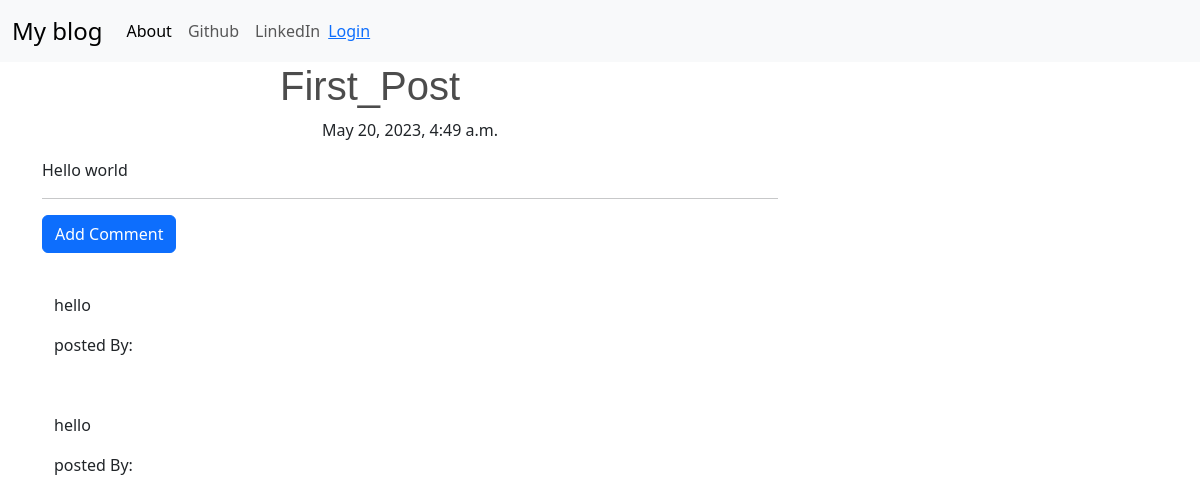
Screenshot of /post/2 with the database file from the repository.
### blog/models.py (models this page shows, shortened)
class Post(models.Model):
    author = models.ForeignKey("auth.User", on_delete=models.CASCADE)
    title = models.CharField(max_length=200)
    text = models.TextField()
    create_date = models.DateTimeField(default=timezone.now)
    published_date = models.DateTimeField(blank=True, null=True)

class Comment(models.Model):
    post = models.ForeignKey('blog.Post', related_name='comments', on_delete=models.CASCADE)
    author = models.CharField(max_length=150)
    text = models.TextField()
    create_date = models.DateTimeField(default=timezone.now())
    approved_comment = models.BooleanField(default=False)

### blog/views.py (the view)
# urls.py: path('post/<slug:pk>', views.PostDetailView.as_view(), name="post_detail"),
class PostDetailView(DetailView):
    model = Post

### blog/templates/blog/post_detail.html (shortened to what this page needs)
<!DOCTYPE html>
{% extends 'blog/base.html' %}
{% block content %}
    <h1 class="posttile loader">{{post.title}}</h1>
    {% if post.published_date %}
        <div class="date postdate">
            {{post.published_date}}
        </div>
    {% else %}
        <a class="btn btn-default" href="{% url 'post_publish' pk=post.pk%}">Publish</a>
    {% endif %}
    <p class="postcontent">{{post.text|safe|linebreaksbr}}</p>
    <hr>
    <a class="btn btn-primary btn-comment" href="{% url 'add_comment_to_post' pk=post.pk %}">Add Comment</a>
    <div class="container">
        {% for comment in post.comments.all %}
        <br>
            {% if user.is_authenticated or comment.approved_comment %}
                <p>{{comment.text|safe|linebreaks}}</p>
                <p>posted By: {{comment.auth}}</p>
            {% endif %}
        {% empty %}
        <p>No comment</p>
        {% endfor %}
    </div>
{% endblock %}

### blog/static/css/blog.css (style rules this page uses)
h1 { font-family: Oak,sans-serif; color: rgba(0,0,0,0.7); position:relative; top:calc(50% - 80px); left:calc(50% - 130px); }
.loader { filter:hue-rotate(0deg); color:linear-gradient(45deg,#0f8,#08f); animation:hue 10000ms infinite linear; }
.postdate { text-align: center; }

### rows the page displays
Post: title "First_Post", published_date "May 20, 2023, 4:49 a.m.", text "Hello world"
Comment: text "hello"
Comment: text "hello"
